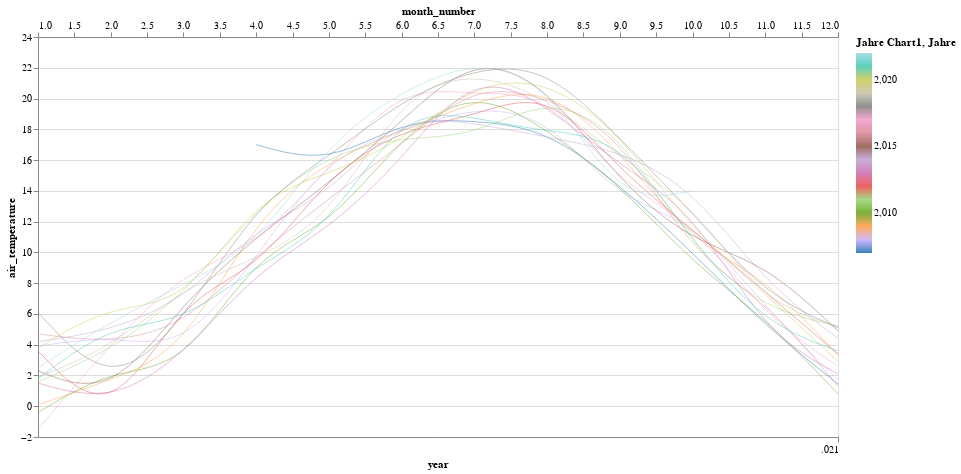

This figure's notebook cell:
### Code cell
chart1 = alt.Chart(years_tb[['air_temperature','water_temperature','year']].loc["2007":date_today].reset_index()).mark_line( strokeWidth=1.5, opacity=0.9).encode(
    x='year:T',
    y='air_temperature',
    color=alt.Color('year', legend=alt.Legend(title="Jahre Chart1"), scale=alt.Scale(scheme='category20'))
).properties(width=800, height=400).interactive()

chart2 = alt.Chart(months_tb[['air_temperature','water_temperature','month_number','month_name','year']].loc[min_date_tb:date_today].reset_index()).mark_line(interpolate="basis", opacity=0.6, strokeWidth=0.8).encode(
    x='month_number',
    y='air_temperature',
    color=alt.Color('year', legend=alt.Legend(title="Jahre"), scale=alt.Scale(scheme='cividis'))
).properties(width=800, height=400).interactive()

chart1 + chart2

### Figure 1 — Vega-Lite specification as saved in the notebook (floating-point values rounded to 4 significant figures; data arrays with more than 128 entries replaced by an {"elided": "..."} marker saying what was removed)
{"config": {"view": {"continuousWidth": 400, "continuousHeight": 300}}, "layer": [{"data": {"name": "data-89971b8f6865d777d4e752d1d0a47696"}, "mark": {"type": "line", "opacity": 0.9, "strokeWidth": 1.5}, "encoding": {"color": {"type": "quantitative", "field": "year", "legend": {"title": "Jahre Chart1"}, "scale": {"scheme": "category20"}}, "x": {"type": "temporal", "field": "year"}, "y": {"type": "quantitative", "field": "air_temperature"}}, "height": 400, "selection": {"selector001": {"type": "interval", "bind": "scales", "encodings": ["x", "y"]}}, "width": 800}, {"data": {"name": "data-9219bf069224ce2d5f339bd9c8ca6747"}, "mark": {"type": "line", "interpolate": "basis", "opacity": 0.6, "strokeWidth": 0.8}, "encoding": {"color": {"type": "quantitative", "field": "year", "legend": {"title": "Jahre"}, "scale": {"scheme": "cividis"}}, "x": {"type": "quantitative", "field": "month_number"}, "y": {"type": "quantitative", "field": "air_temperature"}}, "height": 400, "selection": {"selector002": {"type": "interval", "bind": "scales", "encodings": ["x", "y"]}}, "width": 800}], "$schema": "https://vega.github.io/schema/vega-lite/v4.8.1.json", "datasets": {"data-89971b8f6865d777d4e752d1d0a47696": [{"timestamp_utc": "2007-12-31T00:00:00+00:00", "air_temperature": 14.5, "water_temperature": 17.3, "year": 2007}, {"timestamp_utc": "2008-12-31T00:00:00+00:00", "air_temperature": 11.4, "water_temperature": 13.7, "year": 2008}, {"timestamp_utc": "2009-12-31T00:00:00+00:00", "air_temperature": 12.4, "water_temperature": 14.9, "year": 2009}, {"timestamp_utc": "2010-12-31T00:00:00+00:00", "air_temperature": 9.9, "water_temperature": 11.5, "year": 2010}, {"timestamp_utc": "2011-12-31T00:00:00+00:00", "air_temperature": 11.5, "water_temperature": 13.5, "year": 2011}, {"timestamp_utc": "2012-12-31T00:00:00+00:00", "air_temperature": 10.8, "water_temperature": 11.4, "year": 2012}, {"timestamp_utc": "2013-12-31T00:00:00+00:00", "air_temperature": 10.5, "water_temperature": 11.8, "year": 2013}, {"timestamp_utc": "2014-12-31T00:00:00+00:00", "air_temperature": 11.9, "water_temperature": 13.1, "year": 2014}, {"timestamp_utc": "2015-12-31T00:00:00+00:00", "air_temperature": 10.8, "water_temperature": 12.8, "year": 2015}, {"timestamp_utc": "2016-12-31T00:00:00+00:00", "air_temperature": 10.3, "water_temperature": 12.0, "year": 2016}, {"timestamp_utc": "2017-12-31T00:00:00+00:00", "air_temperature": 11.3, "water_temperature": 12.8, "year": 2017}, {"timestamp_utc": "2018-12-31T00:00:00+00:00", "air_temperature": 12.2, "water_temperature": 14.0, "year": 2018}, {"timestamp_utc": "2019-12-31T00:00:00+00:00", "air_temperature": 11.3, "water_temperature": 12.1, "year": 2019}, {"timestamp_utc": "2020-12-31T00:00:00+00:00", "air_temperature": 12.0, "water_temperature": 13.2, "year": 2020}, {"timestamp_utc": "2021-12-31T00:00:00+00:00", "air_temperature": 10.1, "water_temperature": 11.6, "year": 2021}], "data-9219bf069224ce2d5f339bd9c8ca6747": {"elided": "187 records"}}}
